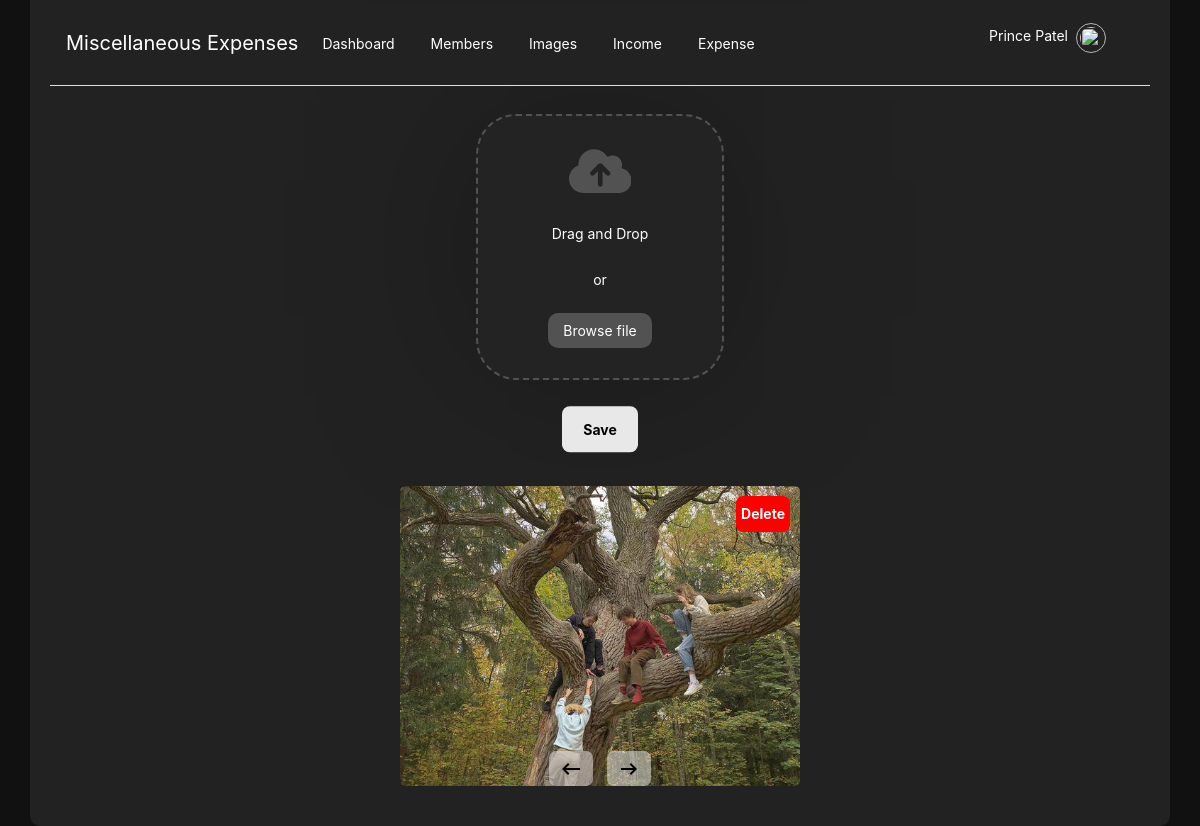
/images/ (signed in), run on an earlier commit of the app's database.
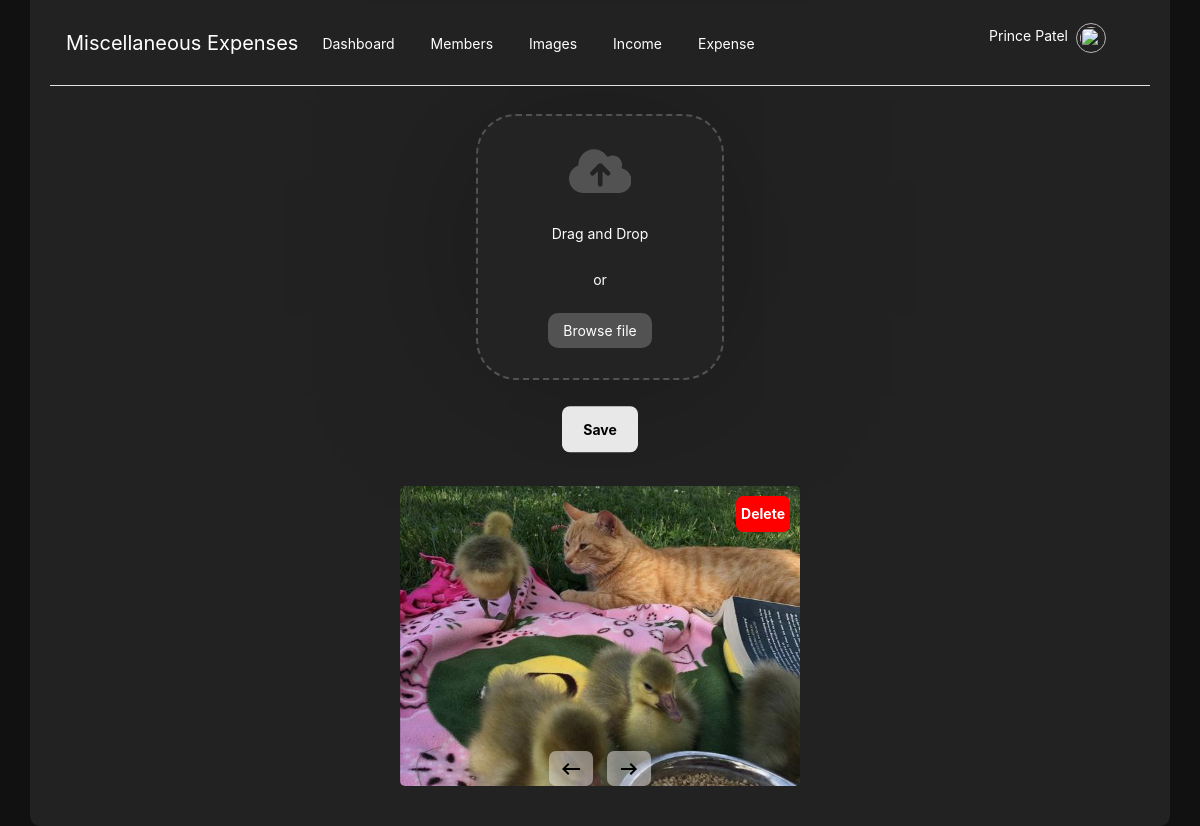
And on a later commit of the database.
### account/models.py (models this page shows, shortened)
class ImgSlider(BaseClass):
    superuser_id = models.ForeignKey(SuperUserModel, on_delete=models.CASCADE)
    photo = models.ImageField(upload_to='images/')

### account/views.py (the view, shortened to what this page needs)
# urls.py: path('images/', images_view, name='images'),
@login_required
def images_view(request):
    user = MembersModel.objects.get(email = request.session['email'])
    images = ImgSlider.objects.all()
    context = {
        'user':user,
        'images':images
    }
    return render(request, 'images.html',context)

### account/views.py (called while the page is built)
def login_required(view_func):
    @wraps(view_func)
    def _wrapped_view(request, *args, **kwargs):
        if 'email' not in request.session:
            messages.warning(request, "You are not logged in yet.")
            return redirect('login_view')
        return view_func(request, *args, **kwargs)
    return _wrapped_view

### account/templates/images.html (shortened to what this page needs)
{% extends 'base.html' %}
{% block content %}
{% load static %}
<form class="container d-flex justify-content-center align-items-stretch file-upload-form" action="{% url 'images' %}"
    method="post" enctype="multipart/form-data">
    <div class="file-upload-container">
        <label for="image" class="file-upload-label">
            <div class="file-upload-design">
                <p>Drag and Drop</p>
                <p>or</p>
                <span class="browse-button">Browse file</span>
            </div>
        </label>
    </div>
    <div class="submit-button">
        <button type="submit">
            <span class="button_top">Save</span>
        </button>
    </div>
    <div id="slider-container" style="margin-top: 30px; position: relative;">
        <div id="slider">
            {% for image in images %}
            <div class="slide">
                <img class="slide-image" src="{{image.photo.url}}" alt="Image">
                <a href="{% url 'delete_image' id=image.id %}" class="delete-button">Delete</a>
            </div>
            {% empty %}
            <div class="slide">
                <img class="slide-image" src="{% static 'account/img/default.jpg' %}" alt="Image">
            </div>
            {% endfor %}
        </div>
        <div class="btn-container">
            <button type="button" class="btn" onclick="changeSlide(-1)">
                <svg xmlns="http://www.w3.org/2000/svg" viewBox="0 0 24 24" width="24" height="24">
                    <path d="M0 0h24v24H0z" fill="none" />
                    <image href="{% static 'account/svg/left.svg' %}" />
                </svg>
            </button>
            <button type="button" class="btn" onclick="changeSlide(1)">
                <svg xmlns="http://www.w3.org/2000/svg" viewBox="0 0 24 24" width="24" height="24">
                    <path d="M0 0h24v24H0z" fill="none" />
                    <image href="{% static 'account/svg/right.svg' %}" />
                </svg>
            </button>
        </div>
    </div>
</form>
{% endblock %}

What changed in the data, as far as the page shows it:
removed ImgSlider: photo (picture)
now on this page (row unchanged): ImgSlider: photo (picture)
